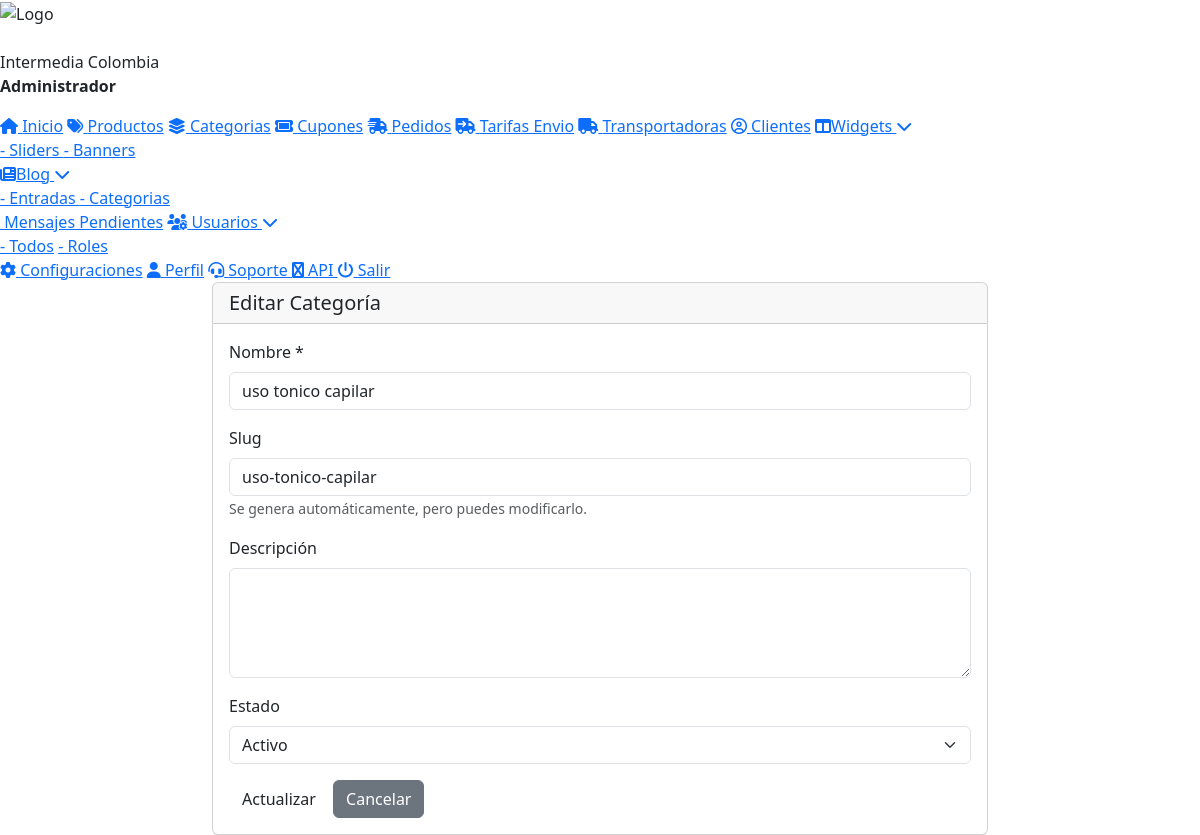
The app's page /admin/blog/category_edit.php?id=5 (signed in) with its own data.
### tables this page shows
CREATE TABLE `roles` (
  `id` int NOT NULL,
  `name` varchar(50) NOT NULL,
  `description` text,
  `created_at` timestamp NULL DEFAULT CURRENT_TIMESTAMP,
  `updated_at` timestamp NULL DEFAULT CURRENT_TIMESTAMP ON UPDATE CURRENT_TIMESTAMP,
  `borrado` tinyint NOT NULL DEFAULT '0'
);

CREATE TABLE `blog_categories` (
  `id` bigint UNSIGNED NOT NULL,
  `name` varchar(180) NOT NULL,
  `slug` varchar(255) DEFAULT NULL,
  `description` text,
  `status` enum('active','inactive') DEFAULT 'active',
  `deleted` tinyint(1) DEFAULT '0',
  `created_at` timestamp NULL DEFAULT CURRENT_TIMESTAMP,
  `updated_at` timestamp NULL DEFAULT CURRENT_TIMESTAMP ON UPDATE CURRENT_TIMESTAMP
);

### admin/login/session.php (called while the page is built, shortened)
<?php
require_once __DIR__ . '/../../inc/config.php';
try {
    $pdo = new PDO("mysql:host=$host;dbname=$dbname;charset=utf8", $dbuser, $dbpass);
    $pdo->setAttribute(PDO::ATTR_ERRMODE, PDO::ERRMODE_EXCEPTION);
} catch (PDOException $e) {
    die("Error de conexión: " . $e->getMessage());
}
$nombre    = $_SESSION["user"]["nombre"];
$apellido  = $_SESSION["user"]["apellido"];
$rol_id    = $_SESSION["user"]["rol_id"];
try {
    $stmtRol = $pdo->prepare("SELECT name FROM roles WHERE id = :rol_id LIMIT 1");
    $stmtRol->execute([':rol_id' => $rol_id]);
    $rolData = $stmtRol->fetch(PDO::FETCH_ASSOC);
    $rolUser = $rolData ? $rolData['name'] : 'Sin Rol';
} catch (PDOException $e) {
    $rolUser = 'Sin Rol';
}
?>

### inc/config.php (called while the page is built, shortened)
<?php
$url = URLBASE;

### admin/blog/category_edit.php (the view, shortened to what this page needs)
<?php
require_once __DIR__ . '/../login/session.php';
require_once __DIR__ . '/../../inc/config.php';
$id = (int)($_GET['id'] ?? 0);
$stmt = $pdo->prepare("SELECT * FROM blog_categories WHERE id=?");
$stmt->execute([$id]);
$cat = $stmt->fetch();
?>
<!doctype html>
<html lang="es">
<head>
  <?php require_once __DIR__ . '/../inc/header.php'; ?>
  <link href="https://cdn.jsdelivr.net/npm/bootstrap@5.3.3/dist/css/bootstrap.min.css" rel="stylesheet">
</head>
<body>
<?php require_once __DIR__ . '/../inc/menu.php'; ?>
<div class="container" style="max-width:800px;">
  <div class="card">
    <div class="card-header"><h5 class="mb-0">Editar Categoría</h5></div>
    <div class="card-body">
      <form method="post" action="category_update.php">
        <div class="mb-3">
          <label class="form-label">Nombre *</label>
          <input type="text" name="name" id="name" class="form-control" required value="<?= htmlspecialchars($cat['name']) ?>">
        </div>
        <div class="mb-3">
          <label class="form-label">Slug</label>
          <input type="text" name="slug" id="slug" class="form-control" value="<?= htmlspecialchars($cat['slug']) ?>">
          <small class="text-muted">Se genera automáticamente, pero puedes modificarlo.</small>
        </div>
        <div class="mb-3">
          <label class="form-label">Descripción</label>
          <textarea name="description" class="form-control" rows="4"><?= htmlspecialchars($cat['description']) ?></textarea>
        </div>
        <div class="mb-3">
          <label class="form-label">Estado</label>
          <select name="status" class="form-select">
            <option value="active" <?= $cat['status']=='active'?'selected':'' ?>>Activo</option>
          </select>
        </div>
        <button type="submit" class="btn btn-brand">Actualizar</button>
        <a href="<?= $url ?>/admin/blog/categories.php" class="btn btn-secondary">Cancelar</a>
      </form>
    </div>
  </div>
</div>
</body>
</html>

### admin/inc/menu.php (shortened to what this page needs)
<div class="menu">
        <div class="logo-container">
            <img src="<?php echo URLBASE; ?><?php echo SITE_LOGO; ?>?<?php echo time()?>" alt="Logo">
			 <br><br>
   <?php echo htmlspecialchars($nombre . " " . $apellido); ?>
    <p><strong><?php echo htmlspecialchars($rolUser); ?></strong></p>
        </div>
	<a href="<?php echo URLBASE;?>/admin/" onclick="closeSubmenus()"><i class="fa fa-home"></i> Inicio</a>
	<a href="<?php echo URLBASE;?>/admin/products/" onclick="closeSubmenus()"><i class="fa-solid fa-tags"></i> Productos</a>
	<a href="<?php echo URLBASE;?>/admin/categories/" onclick="closeSubmenus()"><i class="fa-solid fa-layer-group"></i> Categorias</a>
	<a href="<?php echo URLBASE;?>/admin/coupons/" onclick="closeSubmenus()"><i class="fa-solid fa-ticket"></i> Cupones</a>
	<a href="<?php echo URLBASE;?>/admin/orders/" onclick="closeSubmenus()"><i class="fa-solid fa-truck-fast"></i> Pedidos</a>
	<a href="<?php echo URLBASE;?>/admin/shipping_rates/" onclick="closeSubmenus()"><i class="fa-solid fa-truck-arrow-right"></i> Tarifas Envio</a>
	<a href="<?php echo URLBASE;?>/admin/transporters/" onclick="closeSubmenus()"><i class="fa-solid fa-truck"></i> Transportadoras</a>
	<a href="<?php echo URLBASE;?>/admin/clients/" onclick="closeSubmenus()"><i class="fa-regular fa-circle-user"></i> Clientes</a>
	<a href="#" class="has-submenu" onclick="toggleSubmenu(event)">
        <i class="fa-solid fa-table-columns"></i>Widgets <i class="fa fa-chevron-down"></i>
    </a>
    <div class="submenu">
            <a href="<?php echo URLBASE;?>/admin/sliders/" onclick="closeSubmenus()">- Sliders
            </a>
			<a href="<?php echo URLBASE;?>/admin/banners/" onclick="closeSubmenus()">- Banners
            </a>
    </div>
	<a href="#" class="has-submenu" onclick="toggleSubmenu(event)">
        <i class="fa-solid fa-newspaper"></i>Blog <i class="fa fa-chevron-down"></i>
    </a>
    <div class="submenu">
            <a href="<?php echo URLBASE;?>/admin/blog/" onclick="closeSubmenus()">- Entradas
            </a>
		<a href="<?php echo URLBASE;?>/admin/blog/categories.php" onclick="closeSubmenus()">- Categorias
            </a>
    </div>
	<?php if (isset($_SESSION["user_permissions"]) && in_array('Ver Mensajes Pendientes', $_SESSION["user_permissions"])): ?>
	 <a href="<?php echo URLBASE;?>/admin/ws_outbox/" onclick="closeSubmenus()"><i class="fa fa-clock-o"></i> Mensajes Pendientes</a>
	<?php endif; ?>
	 <?php if (isset($_SESSION["user_permissions"]) && in_array('Ver y Editar Usuarios', $_SESSION["user_permissions"])): ?>
	<a href="#" class="has-submenu" onclick="toggleSubmenu(event)"><i class="fa-solid fa-users-gear"></i> Usuarios <i class="fa fa-chevron-down"></i></a>
        <div class="submenu">
	 <a href="<?php echo URLBASE;?>/admin/users/" onclick="closeSubmenus()">- Todos</a>
	<?php if (isset($_SESSION["user_permissions"]) && in_array('Gestionar Roles', $_SESSION["user_permissions"])): ?>
	<a href="<?php echo URLBASE;?>/admin/users/roles.php" onclick="closeSubmenus()">- Roles</a>
	<?php endif; ?>
	</div>
	 <?php endif; ?>
	<a href="<?php echo URLBASE;?>/admin/config/" onclick="closeSubmenus()"><i class="fa fa-cog"></i> Configuraciones</a>
	<a href="<?php echo URLBASE;?>/admin/profile/" onclick="closeSubmenus()"><i class="fa fa-user"></i> Perfil</a>
    <a href="<?php echo URLBASE;?>/admin/support/" onclick="closeSubmenus()"><i class="fas fa-headset"></i> Soporte </a>
    <a href="https://app.360messenger.com/index.php?rp=/login" target="_blank" onclick="closeSubmenus()"><i class="fa fa-whatsapp"></i> API </a>
  <a href="<?php echo URLBASE;?>/admin/login/logout.php" onclick="closeSubmenus()">
    <i class="fa fa-power-off"></i> Salir
  </a>
</div>

### records on screen
roles: name "Administrador"
blog_categories: name "uso tonico capilar", slug "uso-tonico-capilar", status "Activo"

### other values on screen
$nombre . " " . $apellido "Intermedia Colombia"
